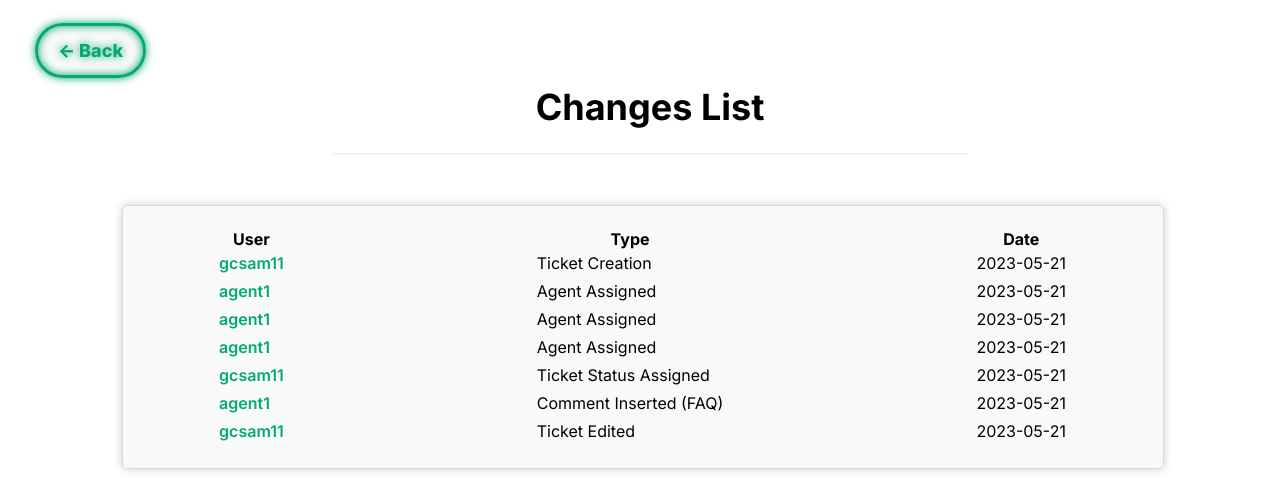
Screenshot of /pages/changes_list.php?id=4 (signed in) with the database file from the repository.
### tables this page shows
CREATE TABLE TICKET_CHANGES(
    ticket_changes_id INTEGER PRIMARY KEY AUTOINCREMENT,
    ticket_id INT NOT NULL,
    user_id INT NOT NULL,
    date DATE NOT NULL,
    type VARCHAR(255) NOT NULL,
    FOREIGN KEY(ticket_id) REFERENCES TICKET(ticket_id) ON DELETE CASCADE ON UPDATE CASCADE,
    FOREIGN KEY(user_id) REFERENCES USER(user_id) ON DELETE CASCADE ON UPDATE CASCADE
);

CREATE TABLE USER (
    user_id INTEGER PRIMARY KEY AUTOINCREMENT,
    department_id INT,
    name VARCHAR(255) NOT NULL,
    username VARCHAR(8) NOT NULL UNIQUE,
    email VARCHAR(255) NOT NULL UNIQUE,
    password VARCHAR(255) NOT NULL,
    type VARCHAR(10) NOT NULL DEFAULT 'Client' CHECK (type = 'Agent' OR type = 'Admin' OR type = 'Client'),
    gender VARCHAR(10) DEFAULT 'None' CHECK(gender = 'Male' or gender = 'Female' or gender = 'Other' or gender = 'None'),
    FOREIGN KEY(department_id) REFERENCES DEPARTMENT(department_id) ON DELETE CASCADE ON UPDATE CASCADE
);

### pages/changes_list.php (the view, shortened to what this page needs)
<?php
    include '../database/checkSession.php';
?>
<!DOCTYPE html>
<html>
<head>
	<link rel="stylesheet" href="../css/changes_list.css">
</head>
    <body>
        <div class="header_div">
            <a class="backbtn" href="../pages/ticket.php?id=<?php echo $_GET['id'];?>"> <- Back</a>
            <header>
                <h1>Changes List</h1>
                <hr>
            </header>
        </div>
        <div class="box">
            <table>
                <tr>
                    <th>User</th>
                    <th>Type</th>
                    <th>Date</th>
                </tr>
                <?php
                    $stmt = $db->prepare('SELECT * FROM TICKET_CHANGES WHERE ticket_id = :ticket_id ORDER BY date');
                    $stmt->bindParam(':ticket_id', $_GET['id']);
                    $stmt->execute();
                    while($row12 = $stmt -> fetch()){
                        $stmt2 = $db->prepare('SELECT * FROM USER WHERE user_id = :user_id');
                        $stmt2->bindParam(':user_id', $row12['user_id']);
                        $stmt2->execute();
                        $row20 = $stmt2->fetch();
                        echo '<tr>
                        <td><a id="username" href="../pages/profile_viewer.php?id='.$row20['user_id'].'">'.$row20['username'].'</a></td>
                        <td id="type">'.$row12['type'].'</td>
                        <td id="date">'.$row12['date'].'</td>
                        </tr>';
                    }
                ?>
            </table>
        </div>
    </body>
</html>

### css/changes_list.css (style rules this page uses)
:root { --clr-neon_green: #04AA6D; --clr-neon_red: #e90808; --clr-bg: #f8f9fa; }
*, *::before *::after { box-sizing: border-box; }
.backbtn { background-color: var(--clr-bg); color: var(--clr-neon_green); padding: 14px 20px; margin: 20px; border: 3px solid var(--clr-neon_green); border-radius: 32px; cursor: pointer; opacity: 1; text-align: center; font-weight: 800; font-size: large; width: 25%; transition: opacity 100ms linear; text-shadow: 0 0 0.125em hsl(0 0% 100% / 0.5), 0 0 0.45em var(--clr-neon_green); box-shadow: inset 0 0 0.5em 0 var(--clr-neon_green), 0 0 0.5em 0 var(--clr-neon_green); text-decoration: none; }
header { padding-left: 25%; padding-right: 25%; }
h1 { font-family: 'Inter', sans-serif; font-size: 36px; text-align: center; }
hr { border: 1px solid #f1f1f1; margin-bottom: 20px; }
body { margin: 0; padding: 0; font-family: 'Inter', sans-serif; }
.header_div { padding-top: 40px; padding-left: 15px; }
.box { margin: 50px auto; max-height: 65vh; min-width: 850px; max-width: 1000px; padding: 20px; background-color: #f8f9fa; border: 1px solid #d6d8db; border-radius: 5px; box-shadow: 0px 0px 10px rgba(0,0,0,0.2); display: grid; justify-content: center; }
.box table { overflow-x: hidden; overflow-y: auto; }
.box table tr th { padding-right: 250px; }
.box table tr th:nth-child(1) { padding-left: 250px; }
.box table tr td { padding-right: 250px; padding-bottom: 5px; }
.box table tr td:nth-child(1) { padding-left: 250px; }
#username { text-decoration: none; color: var(--clr-neon_green); font-weight: 600; }
#type { white-space: nowrap; }
#date { white-space: nowrap; }

### rows the page displays
ticket_changes: user.username "gcsam11", type "Ticket Creation", date "2023-05-21"
ticket_changes: user.username "agent1", type "Agent Assigned", date "2023-05-21"
ticket_changes: user.username "agent1", type "Agent Assigned", date "2023-05-21"
ticket_changes: user.username "agent1", type "Agent Assigned", date "2023-05-21"
ticket_changes: user.username "gcsam11", type "Ticket Status Assigned", date "2023-05-21"
ticket_changes: user.username "agent1", type "Comment Inserted (FAQ)", date "2023-05-21"
ticket_changes: user.username "gcsam11", type "Ticket Edited", date "2023-05-21"
